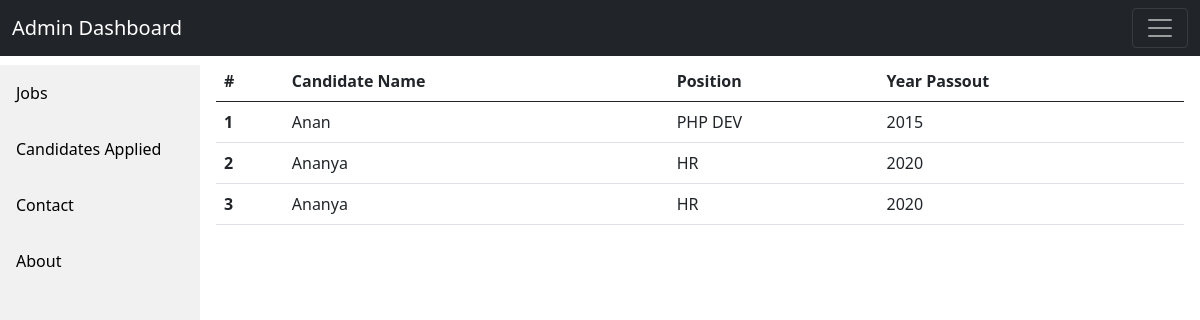
/jobs.php, run on the app's committed database.
### tables this page shows
CREATE TABLE `candidates` (
  `id` int(11) NOT NULL,
  `name` varchar(255) NOT NULL,
  `apply` varchar(255) NOT NULL,
  `qual` varchar(255) NOT NULL,
  `year` varchar(255) NOT NULL
);

### jobs.php (the view)
<?php include 'header.php'?>
<div class="content">
<table class="table">
  <thead>
    <tr>
      <th scope="col">#</th>
      <th scope="col">Candidate Name</th>
      <th scope="col">Position</th>
      <th scope="col">Year Passout</th>
    </tr>
  </thead>
  <tbody>
  <?php
    $sql="Select name,apply,year from candidates";
    $result=mysqli_query($conn,$sql);
    $i=0;
    if($result->num_rows>0){
        while($rows=$result->fetch_assoc()){
            echo'
    <tr>
      <th scope="row">'.++$i.'</th>
      <td>'.$rows['name'].'</td>
      <td>'.$rows['apply'].'</td>
      <td>'.$rows['year'].'</td>
    </tr>';}}
        else{
            echo"";
        }
        ?>
</tbody>
</table>
</div>

### header.php (style rules this page uses)
div.content { margin-top: 60px; margin-left: 200px; padding: 1px 16px; height: 1000px; }

### data on the page
candidates: name "Anan", apply "PHP DEV", year "2015"
candidates: name "Ananya", apply "HR", year "2020"
candidates: name "Ananya", apply "HR", year "2020"
